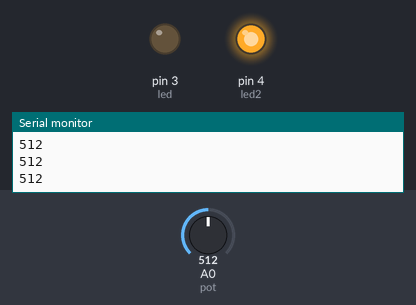
The sketch below on a simulated Arduino Uno, built with avr-gcc and run on an emulated ATmega328P. Shown: output pins drawn as LEDs (lit = HIGH), the last lines printed to the serial monitor. The test bench sets the inputs (shaded band); at power-on: A0 (pot) = 512.

Above: at 1.2 s.
1.3 s: A0 (pot) set to 524
At 1.9 s:
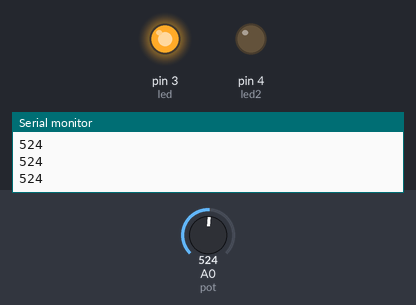
2.8 s: A0 (pot) set to 511
At 3.1 s:
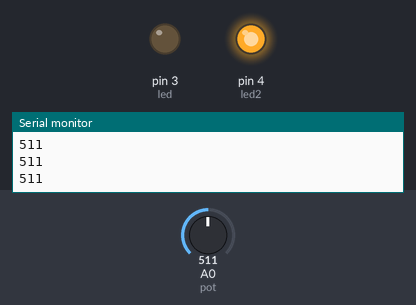
4.3 s: A0 (pot) set to 716
At 5.4 s:
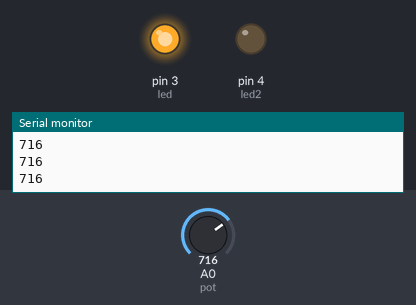
Timing chart, 0 to 7.3 s (numbered marks = the images above; inputs shaded):
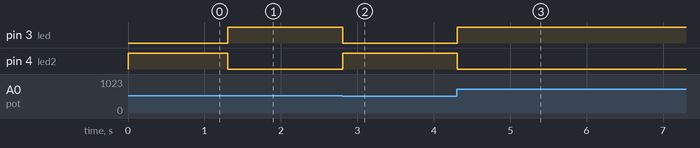

The sketch:

sketch_sep21b.ino
```cpp
//Variables go here
int pot = 0; //The pin we are going to connect to
int analogValue = 0; // This is the variable that holds the value of out potentiometer
int led = 3; //https://github.com/zevenwolf/mtec/raw/master/Breadboard%20examples/analogpot_bb.jpg
int led2 = 4;

void setup() {
// put your setup code here, to run once:
Serial.begin(9600);
pinMode(led,OUTPUT);
pinMode(led2,OUTPUT);

}

void loop() {
  // put your main code here, to run repeatedly:
  analogValue = analogRead(pot);
  Serial.println(analogValue);


if (analogValue <= 512) {
digitalWrite(led,LOW);
  digitalWrite(led2,HIGH);
}

else if  (analogValue > 512) {
digitalWrite(led,HIGH);
  digitalWrite(led2,LOW);
}
 else {
  digitalWrite(led,LOW);
  digitalWrite(led2,LOW);
 }

}
```

Measured:
- the behaviour switches between 512 and 513 on A0 (pot) (found by bisection; images 0 and 1)
- after the input at 1.3 s, pin 3 (led): LOW → HIGH at once; pin 4 (led2): HIGH → LOW at once
- after the input at 2.8 s, pin 3 (led): HIGH → LOW at once; pin 4 (led2): LOW → HIGH at once
- after the input at 4.3 s, pin 3 (led): LOW → HIGH at once; pin 4 (led2): HIGH → LOW at once
